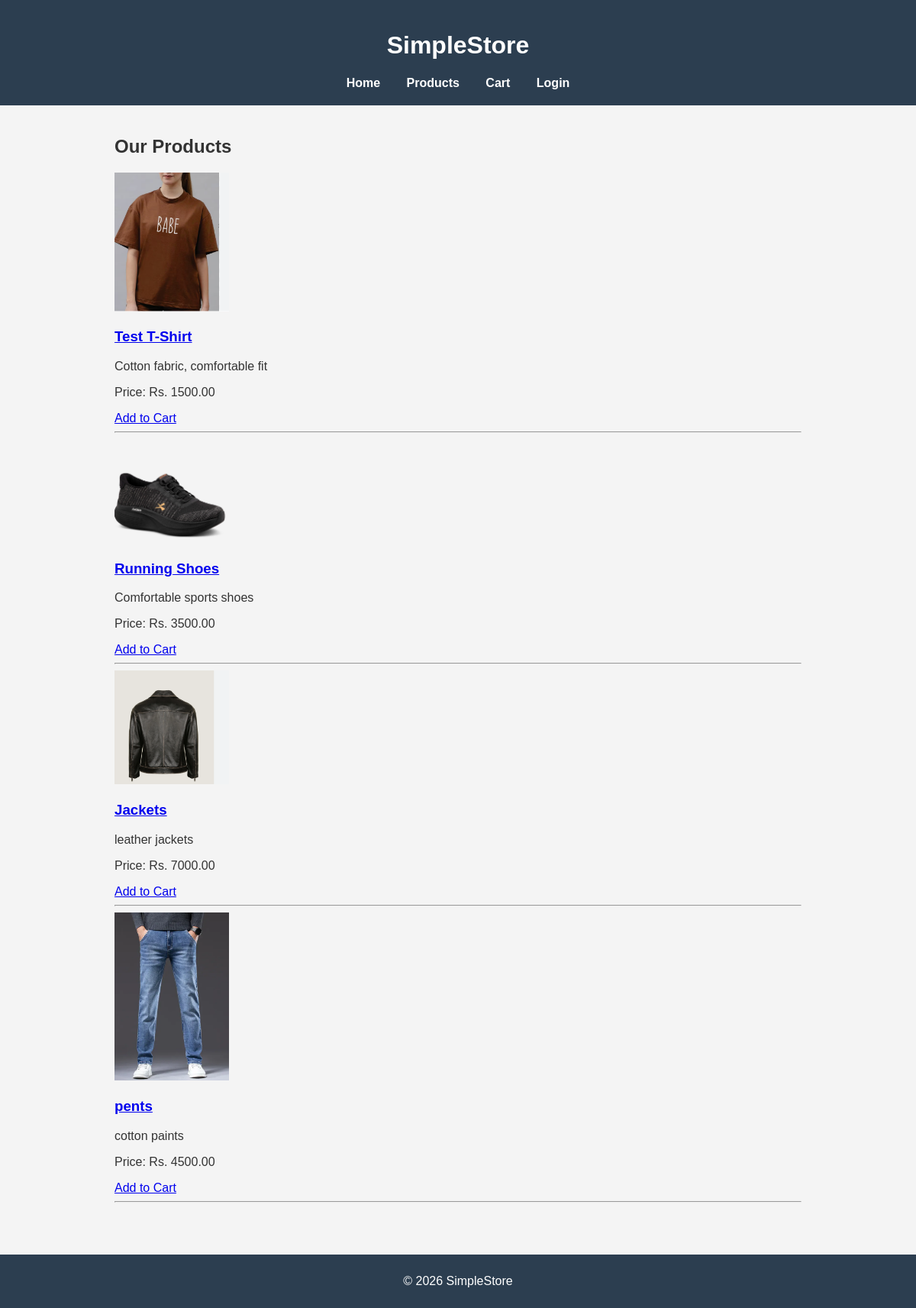
Screenshot of /products/ with the database file from the repository.
### store/models.py (models this page shows, shortened)
class Product(models.Model):
    name = models.CharField(max_length=200)
    description = models.TextField()
    price = models.DecimalField(max_digits=10, decimal_places=2)
    image = models.ImageField(upload_to='products/', blank=True, null=True)
    stock = models.PositiveIntegerField(default=0)

### store/views.py (the view)
# urls.py: path('products/', views.product_list, name='product_list'),
def product_list(request):
    products = Product.objects.all()
    context = {'products': products}
    return render(request, 'store/product_list.html', context)

### store/templates/store/product_list.html (shortened to what this page needs)
{% extends "store/base.html" %}
{% block content %}
    <h2>Our Products</h2>
    {% for product in products %}
        <div>
            {% if product.image %}
                <img src="{{ product.image.url }}" alt="{{ product.name }}" width="150">
            {% endif %}
            <h3><a href="{% url 'product_detail' product.id %}">{{ product.name }}</a></h3>
            <p>{{ product.description }}</p>
            <p>Price: Rs. {{ product.price }}</p>
            <a href="{% url 'cart_add' product.id %}">Add to Cart</a>
        </div>
        <hr>
    {% empty %}
        <p>No products available yet.</p>
    {% endfor %}
{% endblock %}

### store/templates/store/base.html (shortened to what this page needs)
{% load static %}
<!DOCTYPE html>
<html lang="en">
<head>
    <link rel="stylesheet" href="{% static 'store/css/style.css' %}">
</head>
<body>
    <header>
        <h1>SimpleStore</h1>
        <nav>
            <a href="{% url 'home' %}">Home</a>
            <a href="{% url 'product_list' %}">Products</a>
            <a href="{% url 'cart_view' %}">Cart</a>
            {% if user.is_authenticated %}
                <form method="post" action="{% url 'logout' %}" style="display:inline;">
                    {% csrf_token %}
                    <button type="submit">Logout</button>
                </form>
            {% else %}
                <a href="{% url 'login' %}">Login</a>
            {% endif %}
        </nav>
    </header>
    <main>
        {% block content %}
        {% endblock %}
    </main>
    <footer>
        <p>&copy; 2026 SimpleStore</p>
    </footer>
</body>
</html>

### store/static/store/css/style.css (style rules this page uses)
body { font-family: Arial, sans-serif; margin: 0; padding: 0; background-color: #f4f4f4; color: #333; }
header { background-color: #2c3e50; color: white; padding: 20px; text-align: center; }
main { padding: 20px; max-width: 900px; margin: 0 auto; }
footer { background-color: #2c3e50; color: white; text-align: center; padding: 10px; margin-top: 40px; }
nav { margin-top: 10px; }
nav a { color: white; text-decoration: none; margin: 0 15px; font-weight: bold; }

### rows the page displays
Product: image (picture), name "Test T-Shirt", description "Cotton fabric, comfortable fit", price "1500.00"
Product: image (picture), name "Running Shoes", description "Comfortable sports shoes", price "3500.00"
Product: image (picture), name "Jackets", description "leather jackets", price "7000.00"
Product: image (picture), name "pents", description "cotton paints", price "4500.00"
